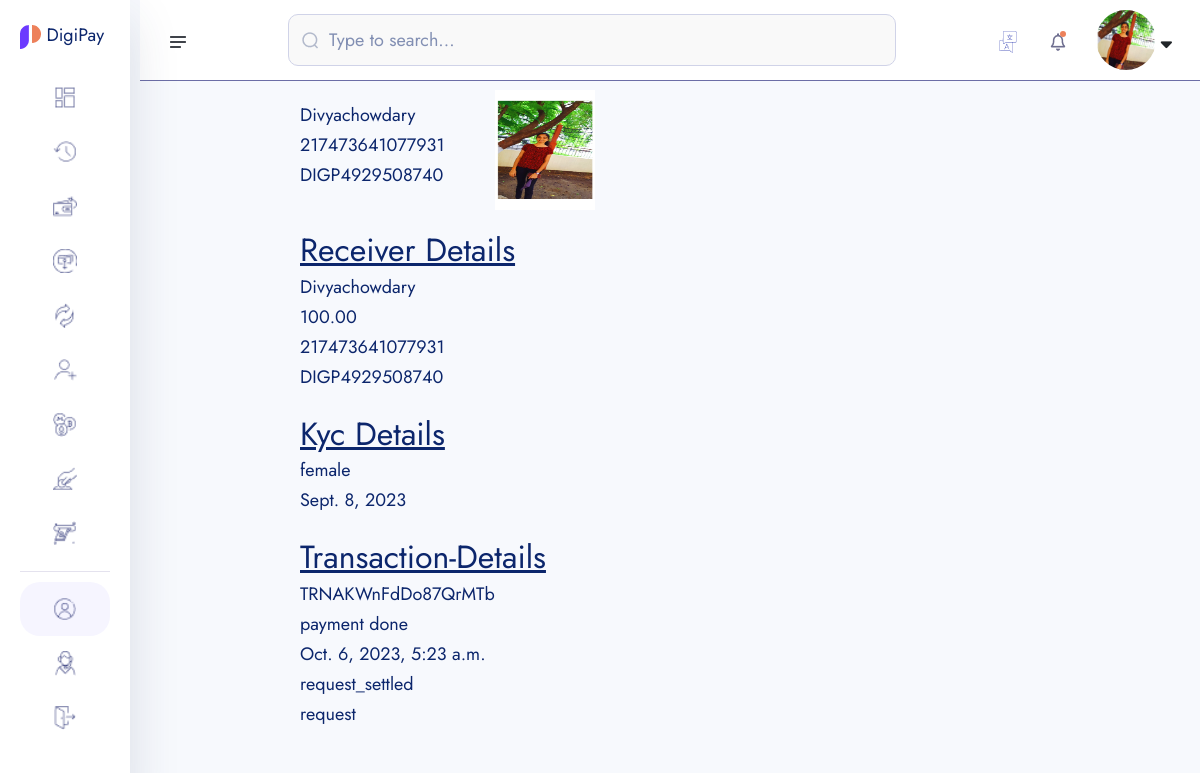
The app's page /search_user/transaction_detail/TRNAKWnFdDo87QrMTb/ (signed in) with its own data.
### bankaccounts/models.py (models this page shows, shortened)
class KYC(models.Model):
    id=models.UUIDField(primary_key=True,unique=True,default=uuid.uuid4,editable=False)
    user=models.OneToOneField(User,on_delete=models.CASCADE)
    account=models.OneToOneField(Account,on_delete=models.CASCADE)
    full_name=models.CharField(max_length=200)
    image=models.ImageField(upload_to='userimg/')
    marital_status=models.CharField(max_length=100,choices=MARITAL_STATUS)
    gender=models.CharField(max_length=100,choices=GENDER)
    identity_type=models.CharField(max_length=100,choices=IDENTITY_TYPE)
    identity_image=models.ImageField(upload_to='userimg/')
    date_of_birth=models.DateField(auto_now_add=False)
    signature=models.ImageField(upload_to='userimg/')
    country=models.CharField(max_length=100)
    state=models.CharField(max_length=100)
    city=models.CharField(max_length=100)
    phone=models.CharField(max_length=100)
    email=models.EmailField(unique=True,blank=True)

class Account(models.Model):
    id=models.UUIDField(primary_key=True,unique=True,default=uuid.uuid4,editable=False)
    user=models.OneToOneField(User,on_delete=models.CASCADE)
    account_balance=models.DecimalField(max_digits=12,decimal_places=2,default=0.00)
    account_number=ShortUUIDField(unique=True,length=12,max_length=25,prefix='217',alphabet='1234567890')
    account_id=ShortUUIDField(unique=True,length=10,max_length=25,prefix='DIGP',alphabet='1234567890')
    pin_number=ShortUUIDField(unique=True,length=4,max_length=7,alphabet='1234567890')
    account_status=models.CharField(max_length=100,choices=ACCOUNT_STATUS,default='in-active')
    date=models.DateField(auto_now_add=True)
    kyc_submitted=models.BooleanField(default=False)
    kyc_confirmed=models.BooleanField(default=False)

### transactions/models.py (models this page shows, shortened)
class Transaction(models.Model):
    transaction_id=ShortUUIDField(unique=True,length=15,max_length=25,prefix="TRN")
    user=models.ForeignKey(User,related_name='user',on_delete=models.CASCADE,null=True)
    amount=models.DecimalField(max_digits=12,decimal_places=2,default=0.00)
    description=models.CharField(max_length=100,null=True,blank=True)
    receiver=models.ForeignKey(User,related_name='receiver',on_delete=models.CASCADE,null=True)
    sender=models.ForeignKey(User,related_name='sender',on_delete=models.CASCADE,null=True)
    receiver_account=models.ForeignKey(Account,related_name='receiver_account',on_delete=models.CASCADE,null=True)
    sender_account=models.ForeignKey(Account,related_name='sender_account',on_delete=models.CASCADE,null=True)
    status=models.CharField(max_length=200,choices=Transaction_status,default="pending")
    transaction_type=models.CharField(max_length=200,choices=Transaction_type,default="none")
    date=models.DateTimeField(auto_now_add=True)
    updated_date=models.DateTimeField(auto_now_add=False,null=True,blank=True)

### transactions/transfer.py (the view)
# urls.py: path("transaction_detail/<transaction_id>/",transfer.transaction_detail,name="transaction_detail"),
def transaction_detail(request,transaction_id):
    user=request.user
    account=Account.objects.get(user=user)
    kyc=KYC.objects.get(user=user)
    transaction=Transaction.objects.get(transaction_id=transaction_id)
    receiver=account.user
    context={
        'account':account,
        'kyc':kyc,
        'transaction':transaction,
        'receiver':receiver
    }
    return render(request,'core/transaction_detail.html',context)

### templates/core/transaction_detail.html (shortened to what this page needs)
{% extends 'partials/dashbord_base.html' %}
{% block content %}
<!DOCTYPE html>
<html lang="en">
<head>
</head>
<body>
    <div class="transaction_detail">
        <div class="ot">
        <div class="one">
        <p>{{account.user}}</p>
        <p>{{account.account_number}}</p>
        <p>{{account.account_id}}</p>
    </div>
    <div class="two">
        <img src={{kyc.image.url}} alt="">
    </div>
</div>
        <h4 class="rec">Receiver Details</h4>
        <p>{{receiver}}</p>
        <p>{{transaction.amount}}</p>
        <p>{{receiver.account.account_number}}</p>
        <p>{{receiver.account.account_id}}</p> <br>
        <h4>Kyc Details</h4>
        <p>{{kyc.gender}}</p>
        <p>{{kyc.date_of_birth}}</p> <br>
        <h4>Transaction-Details</h4>
        <p>{{transaction.transaction_id}}</p>
        <p>{{transaction.description}}</p>
        <p>{{transaction.date}}</p>
        <p>{{transaction.status}}</p>
        <p>{{transaction.transaction_type}}</p>
    </div>
</body>
</html>
{% endblock content %}

### templates/partials/dashbord_base.html (shortened to what this page needs)
{% load static %}
<!doctype html>
<html lang="en">
<head>
    <link rel="stylesheet" href="{% static 'assets1/css/bootstrap.min.css' %}">
    <link rel="stylesheet" href="{% static 'assets1/css/fontawesome.min.css' %}">
    <link rel="stylesheet" href="{% static 'assets1/css/jquery-ui.css' %}">
    <link rel="stylesheet" href="{% static 'assets1/css/plugin/apexcharts.css' %}">
    <link rel="stylesheet" href="{% static 'assets1/css/plugin/nice-select.css' %}">
    <link rel="stylesheet" href="{% static 'assets1/css/arafat-font.css' %}">
    <link rel="stylesheet" href="{% static 'assets1/css/plugin/animate.css' %}">
    <link rel="stylesheet" href="{% static 'assets1/css/style.css' %}">
</head>
<body>
    <header class="header-section body-collapse">
        <div class="overlay">
            <div class="container-fruid">
                <div class="row d-flex header-area">
                    <div class="navbar-area d-flex align-items-center justify-content-between">
                        <div class="sidebar-icon">
                            <img src="{% static 'assets1/images/icon/menu.png' %}" alt="icon">
                        </div>
                        <form method="POST" class="flex-fill">
                            <div class="form-group d-flex align-items-center">
                                <img src="{% static 'assets1/images/icon/search.png' %}" alt="icon">
                                <input type="text" placeholder="Type to search...">
                            </div>
                        </form>
                        <div class="dashboard-nav">
                            <div class="single-item language-area">
                                <div class="language-btn">
                                    <img src="{% static 'assets1/images/icon/lang.png' %}" alt="icon">
                                </div>
                            </div>
                            <div class="single-item notifications-area">
                                <div class="notifications-btn">
                                    <img src="{% static 'assets1/images/icon/bell.png' %}" class="bell-icon" alt="icon">
                                </div>
                            </div>
                            <div class="single-item user-area">
                                <div class="profile-area d-flex align-items-center">
                                    <span class="user-profile">
                                        {% if request.user.kyc.image.url %}
                                            <img style="width: 60px; height: 60px; border-radius: 50%; object-fit: cover;" src="{{ request.user.kyc.image.url }}" alt="image">
                                        {% else %}
                                            <img src="{% static 'assets1/images/default.jpg' %}"  style="width: 50px; height: 50px; border-radius: 50%; object-fit: cover;" alt="">
                                        {% endif %}
                                    </span>
                                    <i class="fa-solid fa-sort-down"></i>
                                </div>
                            </div>
                        </div>
                    </div>
                    <div class="sidebar-wrapper">
                        <div class="sidebar-logo">
                            <a href="#"><img src="{% static 'assets1/images/fav.png' %}" alt="logo"> DigiPay</a>
                        </div>
                        <ul>
                            <li>
                                <a href="{%url 'bankaccounts:newdashboard'%}">
                                    <img src="{% static 'assets1/images/icon/dashboard.png' %}" alt="Dashboard"> <span>Dashboard</span>
                                </a>
                            </li>
                            <li>
                                <a href="{%url 'transactions:transaction_list'%}">
                                    <img src="{% static 'assets1/images/icon/transactions.png' %}" alt="Transactions"> <span>Transactions</span>
                                </a>
                            </li>
                            <li>
                                <a href="#">
                                    <img src="{% static 'assets1/images/icon/pay.png' %}" alt="Pay"> <span>Pay</span>
                                </a>
                            </li>
                            <li>
                                <a href="#">
                                    <img src="{% static 'assets1/images/icon/receive.png' %}" alt="Receive"> <span>Receive</span>
                                </a>
                            </li>
                            <li>
                                <a href="money-exchange.html">
                                    <img src="{% static 'assets1/images/icon/exchange.png' %}" alt="Exchange"> <span>Exchange</span>
                                </a>
                            </li>
                            <li>
                                <a href="recipients.html">
                                    <img src="{% static 'assets1/images/icon/recipients.png' %}" alt="Recipients"> <span>Recipients</span>
                                </a>
                            </li>
                            <li>
                                <a href="crypto.html">
                                    <img src="{% static 'assets1/images/icon/crypto.png' %}" alt="Crypto"> <span>Crypto</span>
                                </a>
                            </li>
                            <li>
                                <a href="deposit-money.html">
                                    <img src="{% static 'assets1/images/icon/deposit.png' %}" alt="Deposit"> <span>Deposit Money</span>
                                </a>
                            </li>
                            <li>
                                <a href="withdraw-money-step-1.html">
                                    <img src="{% static 'assets1/images/icon/withdraw.png' %}" alt="Withdraw"> <span>Withdraw Money</span>
                                </a>
                            </li>
                        </ul>
                        <ul class="bottom-item">
                            <li class="active">
                                <a href="#">
                                    <img src="{% static 'assets1/images/icon/account.png' %}" alt="Account"> <span>Account</span>
                                </a>
                            </li>
                            <li>
                                <a href="javascript:void(0)">
                                    <img src="{% static 'assets1/images/icon/support.png' %}" alt="Support"> <span>Support</span>
                                </a>
                            </li>
                            <li>
                                <a href="javascript:void(0)">
                                    <img src="{% static 'assets1/images/icon/quit.png' %}" alt="Quit"> <span>Quit</span>
                                </a>
                            </li>
                        </ul>
                        <div class="pt-120">
                        </div>
                    </div>
                </div>
            </div>
        </div>
    </header>
{% block content %}
{% endblock content %}
</body>
</html>

### templates/core/transaction_detail.html (style rules this page uses)
.transaction_detail { margin-left: 300px; margin-top: 100px; }
.two img { height: 120px; width: 100px; margin-left: 50px; margin-top: -10px; }
.ot { display: flex; }
h4 { text-decoration: underline; }
.rec { margin-top: 20px; }

### records on screen
Account: user "Divyachowdary", account_number "217473641077931", account_id "DIGP4929508740"
KYC: image (picture), gender "female", date_of_birth "Sept. 8, 2023"

### other values on screen
{{ receiver }} "Divyachowdary"
{{ receiver.account.account_number }} "217473641077931"
{{ receiver.account.account_id }} "DIGP4929508740"
